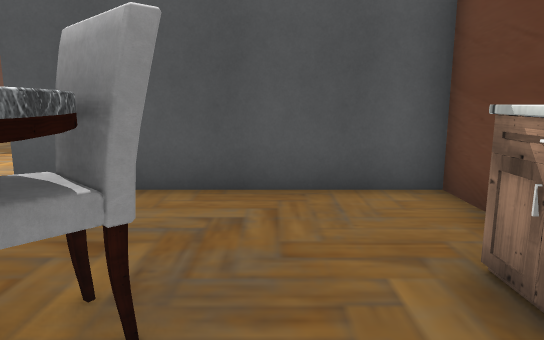
view 1 (above)

15 first-person views from a walk through a Unity game level. The camera is 1.4 m above the floor, tilts 10° down and sees 70° across. The floor is counted in squares, 1 m on a side. Each view is taken from the middle of a square. On the plan, view 1 faces up. The plan holds only what a view shows up to about 16 squares ahead; the rest is blank. The place goes on beyond the plan. The player is left out. Some animated figures are left out. Some surface patterns are stand-ins.

view 2
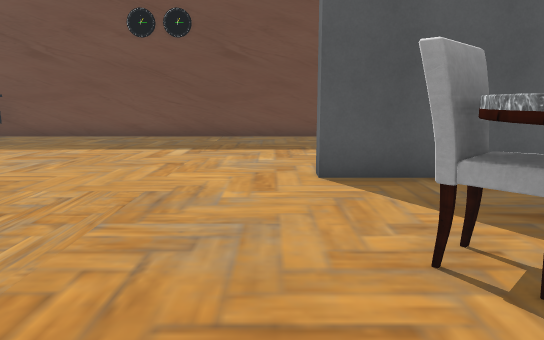

view 3
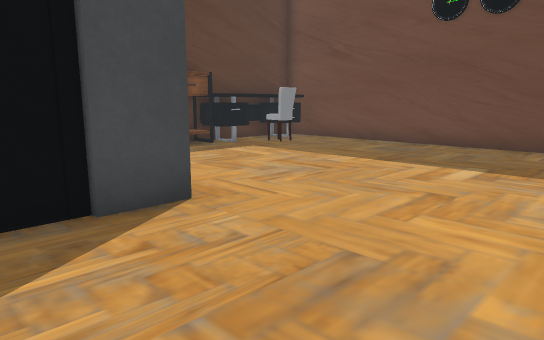

view 4
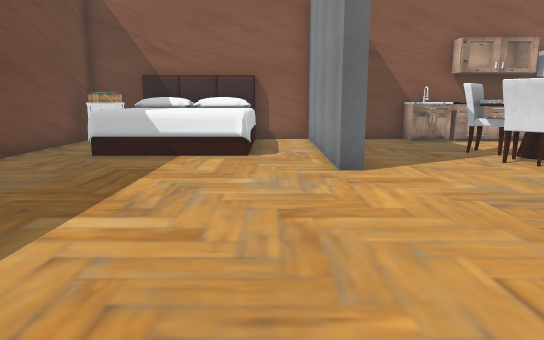

view 5
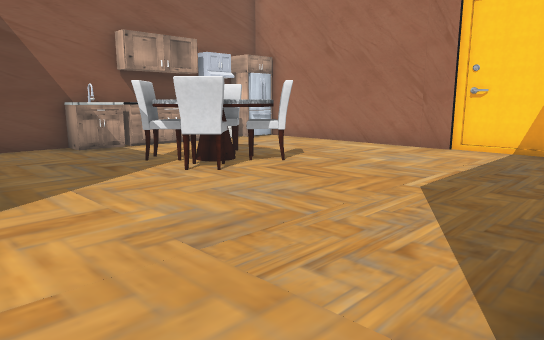

view 6
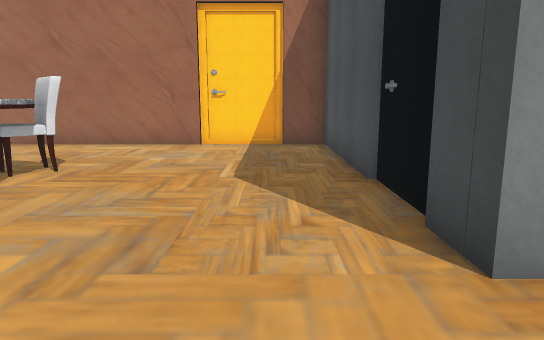

view 7
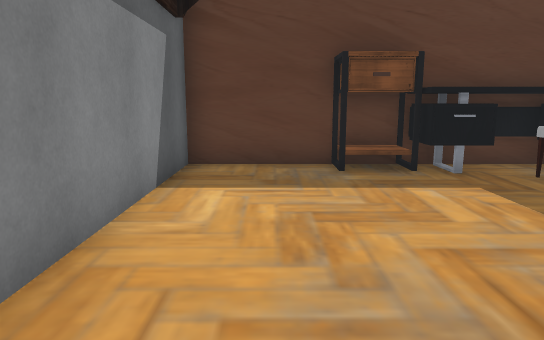

view 8
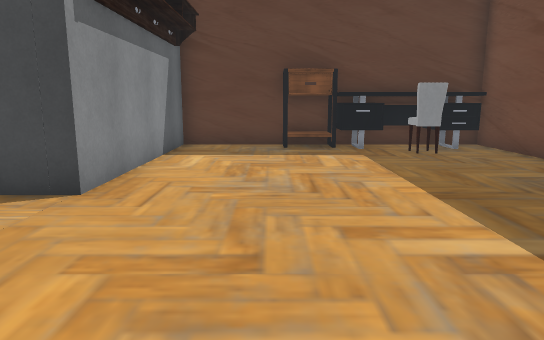

view 9
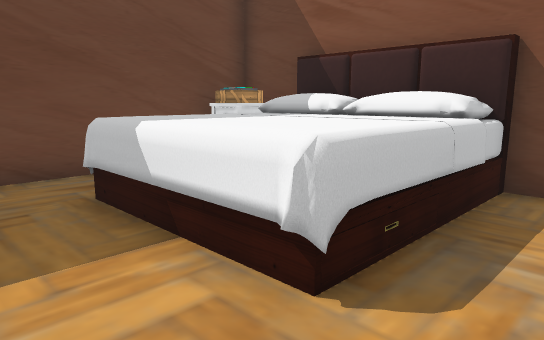

view 10
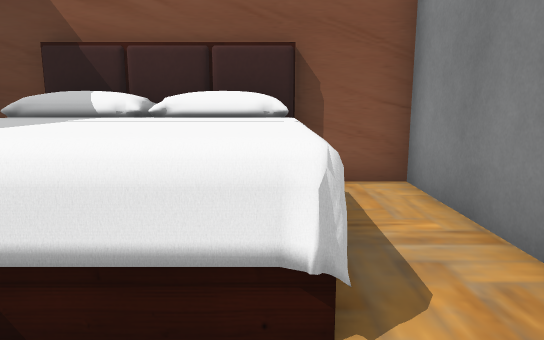

view 11
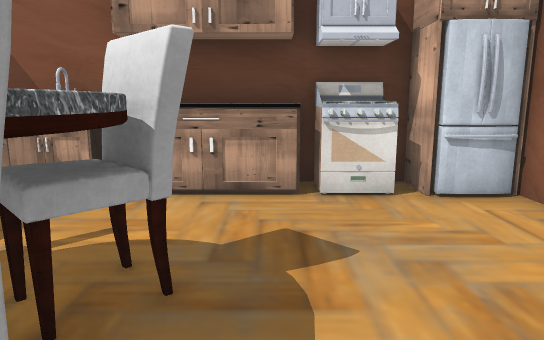

view 12
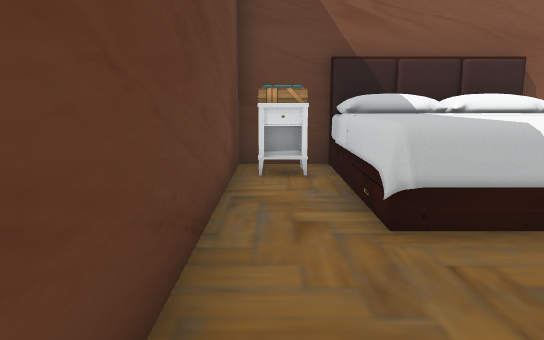

view 13
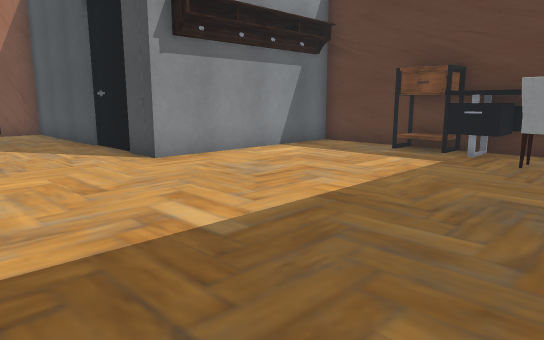

view 14
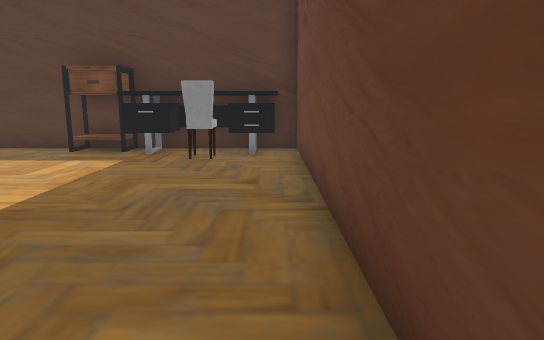

view 15
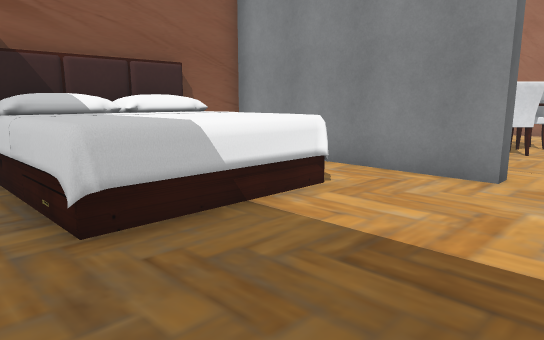

### Floor plan
Points are (right, up) in squares from view 1. A wall is a line through its corners. A room is listed if a view was taken in it or the views show most of it. See-through windows are left out.
Room 1 (views 1, 2, 3, 4, 5, 6, 7, 8, 9, 10, 11, 12, 13, 14, 15)
walls: (-10, 3.5) (-10, 1); (-9.8, 1.2) (-9.8, -4.8) (-8.1, -4.8); (-6.4, -4.8) (1.9, -4.8); (2.7, 12.6) (2.7, 14.7) (-16.8, 14.7) (-16.8, 5.1) (-9.8, 5.1) (-9.8, 3.4); (-8.1, -5) (-5.9, -5); (2.7, -3.4) (2.7, 6.1) (-4.1, 6.1) (-4.1, 6.6) (2.7, 6.6) (2.7, 8.7)
objects: other object (-16, 8); other object (-16, 10) to (-15, 14); other object (-15, 12) to (-15, 13); other object (-4, 0) to (-3, 0); other object (-4, 2) to (-3, 3); other object (-2, 9) to (2, 13); other object (-1, 0); other object (-1, 2) to (-1, 3); other object (1, 14) to (2, 14); other object (2, -4) to (2, 3)

Where each view was taken, in squares from view 1:
view 1: 0 up, 0 right, facing up
view 2: 1 down, 5 left, facing up
view 3: 2 up, 5 left, facing up-left
view 4: 8 up, 12 left, facing right
view 5: 7 up, 10 left, facing down-right
view 6: 8 up, 8 left, facing down
view 7: 7 up, 8 left, facing left
view 8: 8 up, 4 left, facing left
view 9: 7 up, 4 left, facing up-right
view 10: 9 up, 4 left, facing right
view 11: 1 down, 4 left, facing right
view 12: 14 up, 6 left, facing right
view 13: 14 up, 5 left, facing down-left
view 14: 14 up, 5 left, facing left
view 15: 14 up, 6 left, facing down-right
